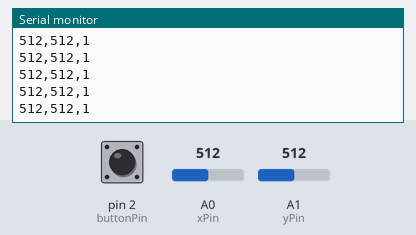
This sketch was run on a simulated Arduino Uno, built with avr-gcc and run on an emulated ATmega328P. Shown: the last lines printed to the serial monitor. The inputs (shaded band) are chosen by the test bench; at power-on: A0 (xPin) = 512, A1 (yPin) = 512, pin 2 (buttonPin) HIGH.

Above: at 1.2 s.
1.3 s: A0 (xPin) set to 716
At 2.3 s:
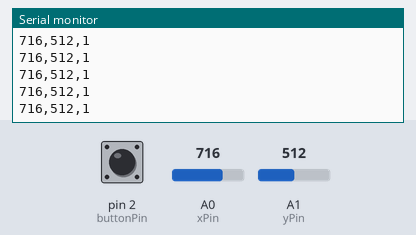
2.8 s: A1 (yPin) set to 716
At 3.9 s:
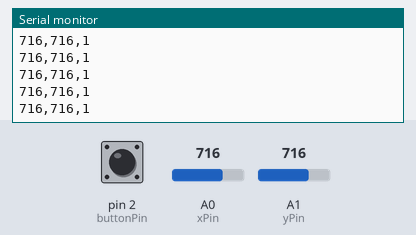
5.8 s: pin 2 (buttonPin) pulled LOW for 0.15 s
7.4 s: A0 (xPin) set to 900
At 8.5 s:
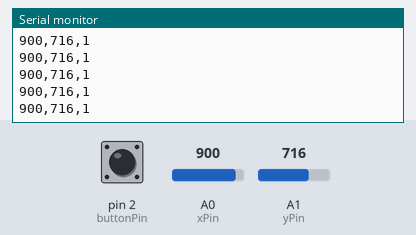
10.4 s: pin 2 (buttonPin) pulled LOW for 1 s
At 11.4 s:
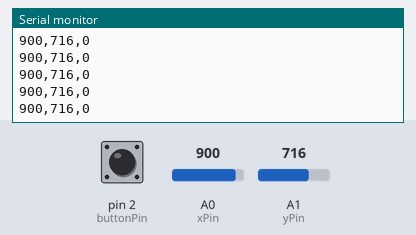
12.9 s: A1 (yPin) set to 900
At 13.7 s:
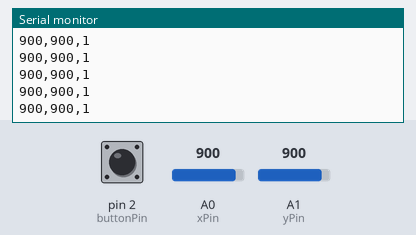
Timing chart, 0 to 15.4 s (numbered marks = the images above; inputs shaded):
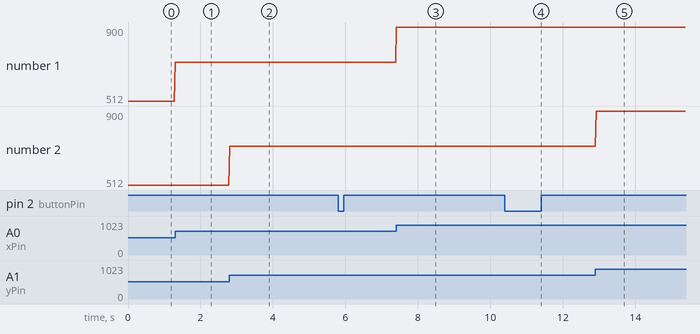

The sketch:

joystickAnalog.ino
```cpp
int xPin = A0;
int yPin = A1;
int buttonPin = 2;

void setup() {
  Serial.begin(9600);
  pinMode(buttonPin, INPUT_PULLUP);
}

void loop() {
  int xVal = analogRead(xPin);   // 0-1023
  int yVal = analogRead(yPin);   // 0-1023
  int button = digitalRead(buttonPin); // 0 = presionado, 1 = suelto

  Serial.print(xVal);
  Serial.print(",");
  Serial.print(yVal);
  Serial.print(",");
  Serial.println(button);

  delay(20);
}
```

Measured:
- after the input at 1.3 s, the serial monitor: prints a new line at once (image 1)
- after the input at 2.8 s, the serial monitor: prints a new line at once (image 2)
- after the input at 7.4 s, the serial monitor: prints a new line at once (image 3)
- after the input at 10.4 s, the serial monitor: prints a new line at once (image 4)
- after the input at 12.9 s, the serial monitor: prints a new line at once (image 5)
- plotted number 1: 512 → 716 after the input at 1.3 s, 716 → 900 after the input at 7.4 s
